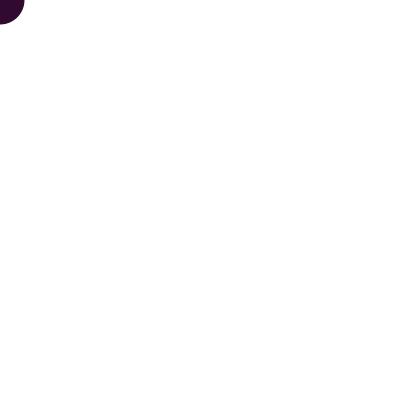
Frame 1 (no input)
Frame 60 (the mouse pressed at the canvas centre just before this capture): identical to frame 1, image omitted
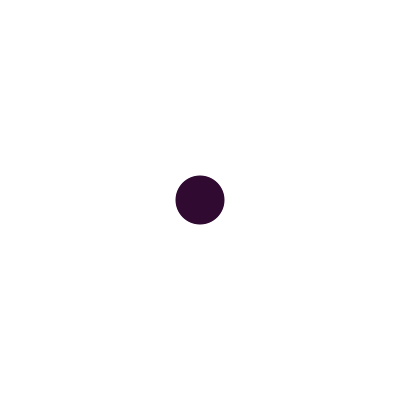
Frame 120 (the mouse held since frame 60 and released just before this capture)

The Processing sketch that drew these frames (run headless with seeded random() and noise(); from frame 60 on, the mouse is pressed at the canvas centre):

// Processing sketch: playing_arrays
// ── playing_arrays.pde
//snake trail of mouse

//x and y positions
int[] xpos = new int[50];
int[] ypos = new int[50];

void setup(){
  size(400,400);
  
  //Initialize
  for (int i = 0; i < xpos.length; i++){
    xpos[i] = 0;
    ypos[i] = 0;
    }  
}


void draw(){
   background(255);
   
   //shift array values
     for (int i = 0; i < xpos.length - 1; i++){
       xpos[i] = xpos[i + 1];
       ypos[i] = ypos[i + 1];
    }  
    
   //New location 
   xpos[xpos.length - 1] = mouseX;
   ypos[ypos.length - 1] = mouseY;
    
    //Draw everything
    
    /*
    for (int i=0; i < xpos.length; i++){
       stroke(0);
       fill(175);
       ellipse(xpos[i], ypos[i], 32, 32);
    }
    */
    
    
    for (int i = 0; i < xpos.length; i++){
       noStroke();
       fill(i, 255 - i*5,i);
       ellipse(xpos[i], ypos[i], i, i);
       
    }
       
       
    

}
